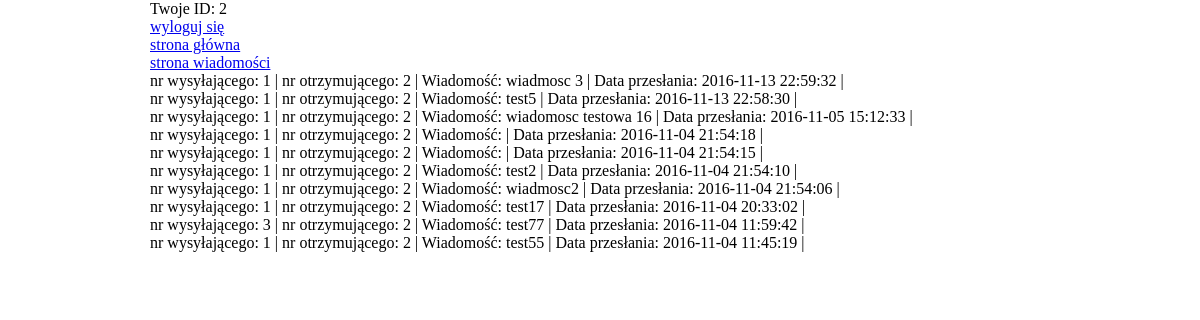
Page /messageinfo.php?messageId=33 (signed in) on the committed database.
### tables this page shows
CREATE TABLE IF NOT EXISTS `Message` (
  `id` int(11) NOT NULL AUTO_INCREMENT,
  `id_sender` int(11) NOT NULL,
  `id_receiver` int(11) NOT NULL,
  `creation_date` timestamp NULL DEFAULT CURRENT_TIMESTAMP ON UPDATE CURRENT_TIMESTAMP,
  `text` varchar(255) DEFAULT NULL,
  `unread` tinyint(11) NOT NULL,
  PRIMARY KEY (`id`),
  KEY `id_sender` (`id_sender`),
  KEY `id_receiver` (`id_receiver`)
);

### src/Message.php (called while the page is built, shortened)
<?php
class Message {
    private $id_sender;
    private $id_receiver;
    private $creation_date;
    private $text;
    public function __construct() {
        $this->id_sender = 0;
        $this->id_receiver = 0;
        $this->creation_date = '';
        $this->text = '';
    }
    public function getIdSender() {
        return $this->id_sender;
    }
    public function getIdReceiver() {
        return $this->id_receiver;
    }
    public function getCreationDate() {
        return $this->creation_date;
    }
    public function getText() {
        return $this->text;
    }
    static public function loadAllMessagesByIdReceiver(mysqli $connection, $id_receiver) {
        $sql = "SELECT * FROM Message WHERE id_receiver=$id_receiver ORDER BY "
                . "Creation_date DESC";
        $ret = [];
        $result = $connection->query($sql);
        if ($result == true && $result->num_rows != 0) {
            foreach ($result as $row) {
                $loadedMessage = new Message();
                $loadedMessage->id = $row['id'];
                $loadedMessage->id_sender = $row['id_sender'];
                $loadedMessage->id_receiver = $row['id_receiver'];
                $loadedMessage->creation_date = $row['creation_date'];
                $loadedMessage->text = $row['text'];
                $loadedMessage->unread = $row['unread'];
                $ret[] = $loadedMessage;
            }
        }
        return $ret;
    }
}

### messageinfo.php (the view, shortened to what this page needs)
<?php
require_once 'src/connection.php';
require_once 'src/Message.php';
?>
Twoje ID: <?php echo $_SESSION['loggedUserId']; ?>
<!DOCTYPE html>
<html>
    <head>
        <link rel="stylesheet" href="css/style.css" />
    </head>
    <body>
        <br>
        <a href="logout.php">wyloguj się</a>
        <br>
        <a href="index.php">strona główna </a>
        <br>
        <a href="allmessages.php">strona wiadomości </a>
        <br>
        <?php
        if (isset($_GET['messageId']) && is_numeric($_GET['messageId'])) {
            $userLogged = $_SESSION['loggedUserId'];
            $messagesReceiver = Message::loadAllMessagesByIdReceiver($conn, $userLogged);
            foreach ($messagesReceiver as $message) {
                echo "nr wysyłającego: " . $message->getIdSender() . ' | ';
                echo "nr otrzymującego: " . $message->getIdReceiver() . ' | ';
                echo "Wiadomość: " . $message->getText() . ' | ';
                echo "Data przesłania: " . $message->getCreationDate() . ' | ' . "<br>";
            }
        }

### css/style.css (style rules this page uses)
body { width: 900px; min-height: 100%; margin: auto; }

### rows in the picture
message: id_sender "1", id_receiver "2", text "wiadmosc 3", creation_date "2016-11-13 22:59:32"
message: id_sender "1", id_receiver "2", text "test5", creation_date "2016-11-13 22:58:30"
message: id_sender "1", id_receiver "2", text "wiadomosc testowa 16", creation_date "2016-11-05 15:12:33"
message: id_sender "1", id_receiver "2", creation_date "2016-11-04 21:54:18"
message: id_sender "1", id_receiver "2", creation_date "2016-11-04 21:54:15"
message: id_sender "1", id_receiver "2", text "test2", creation_date "2016-11-04 21:54:10"
message: id_sender "1", id_receiver "2", text "wiadmosc2", creation_date "2016-11-04 21:54:06"
message: id_sender "1", id_receiver "2", text "test17", creation_date "2016-11-04 20:33:02"
message: id_sender "3", id_receiver "2", text "test77", creation_date "2016-11-04 11:59:42"
message: id_sender "1", id_receiver "2", text "test55", creation_date "2016-11-04 11:45:19"

### other values in the picture
$_SESSION['loggedUserId'] "2"
